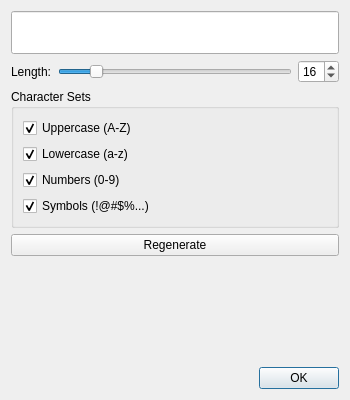
<?xml version="1.0" encoding="UTF-8"?>
<ui version="4.0">
 <class>PasswordGeneratorDialog</class>
 <widget class="QDialog" name="PasswordGeneratorDialog">
  <property name="geometry">
   <rect>
    <x>0</x>
    <y>0</y>
    <width>350</width>
    <height>400</height>
   </rect>
  </property>
  <property name="windowTitle">
   <string>Password Generator</string>
  </property>
  <layout class="QVBoxLayout" name="verticalLayout">
   <item>
    <widget class="QLineEdit" name="passwordPreview">
     <property name="readOnly">
      <bool>true</bool>
     </property>
     <property name="alignment">
      <set>Qt::AlignCenter</set>
     </property>
     <property name="styleSheet">
      <string>QLineEdit {
    font-family: 'Courier New';
    font-size: 16px;
    font-weight: bold;
    padding: 10px;
}</string>
     </property>
    </widget>
   </item>
   <item>
    <layout class="QFormLayout" name="formLayout">
     <item row="0" column="0">
      <widget class="QLabel" name="label">
       <property name="text">
        <string>Length:</string>
       </property>
      </widget>
     </item>
     <item row="0" column="1">
      <layout class="QHBoxLayout" name="lengthLayout">
       <item>
        <widget class="QSlider" name="lengthSlider">
         <property name="minimum">
          <number>8</number>
         </property>
         <property name="maximum">
          <number>64</number>
         </property>
         <property name="value">
          <number>16</number>
         </property>
         <property name="orientation">
          <enum>Qt::Horizontal</enum>
         </property>
        </widget>
       </item>
       <item>
        <widget class="QSpinBox" name="lengthSpinBox">
         <property name="minimum">
          <number>8</number>
         </property>
         <property name="maximum">
          <number>64</number>
         </property>
         <property name="value">
          <number>16</number>
         </property>
        </widget>
       </item>
      </layout>
     </item>
    </layout>
   </item>
   <item>
    <widget class="QGroupBox" name="groupBox">
     <property name="title">
      <string>Character Sets</string>
     </property>
     <layout class="QVBoxLayout" name="verticalLayout_2">
      <item>
       <widget class="QCheckBox" name="upperCheck">
        <property name="text">
         <string>Uppercase (A-Z)</string>
        </property>
        <property name="checked">
         <bool>true</bool>
        </property>
       </widget>
      </item>
      <item>
       <widget class="QCheckBox" name="lowerCheck">
        <property name="text">
         <string>Lowercase (a-z)</string>
        </property>
        <property name="checked">
         <bool>true</bool>
        </property>
       </widget>
      </item>
      <item>
       <widget class="QCheckBox" name="numbersCheck">
        <property name="text">
         <string>Numbers (0-9)</string>
        </property>
        <property name="checked">
         <bool>true</bool>
        </property>
       </widget>
      </item>
      <item>
       <widget class="QCheckBox" name="symbolsCheck">
        <property name="text">
         <string>Symbols (!@#$%...)</string>
        </property>
        <property name="checked">
         <bool>true</bool>
        </property>
       </widget>
      </item>
     </layout>
    </widget>
   </item>
   <item>
    <widget class="QPushButton" name="generateButton">
     <property name="text">
      <string>Regenerate</string>
     </property>
    </widget>
   </item>
   <item>
    <spacer name="verticalSpacer">
     <property name="orientation">
      <enum>Qt::Vertical</enum>
     </property>
     <property name="sizeHint" stdset="0">
      <size>
       <width>20</width>
       <height>40</height>
      </size>
     </property>
    </spacer>
   </item>
   <item>
    <widget class="QDialogButtonBox" name="buttonBox">
     <property name="standardButtons">
      <enum>QDialogButtonBox::Cancel|QDialogButtonBox::Ok</enum>
     </property>
    </widget>
   </item>
  </layout>
 </widget>
 <resources/>
 <connections>
  <connection>
   <sender>buttonBox</sender>
   <signal>accepted()</signal>
   <receiver>PasswordGeneratorDialog</receiver>
   <slot>accept()</slot>
  </connection>
  <connection>
   <sender>buttonBox</sender>
   <signal>rejected()</signal>
   <receiver>PasswordGeneratorDialog</receiver>
   <slot>reject()</slot>
  </connection>
 </connections>
</ui>
